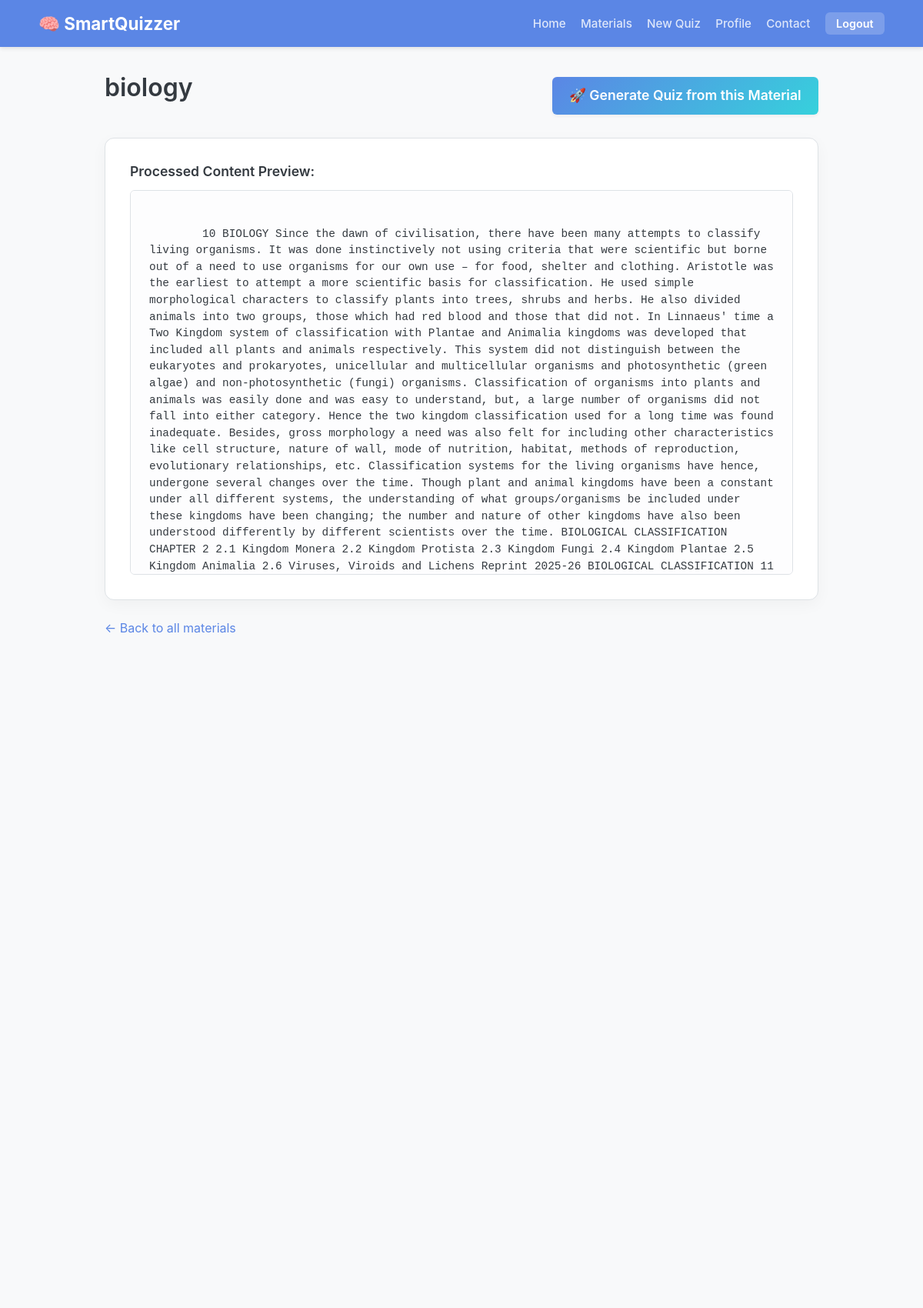
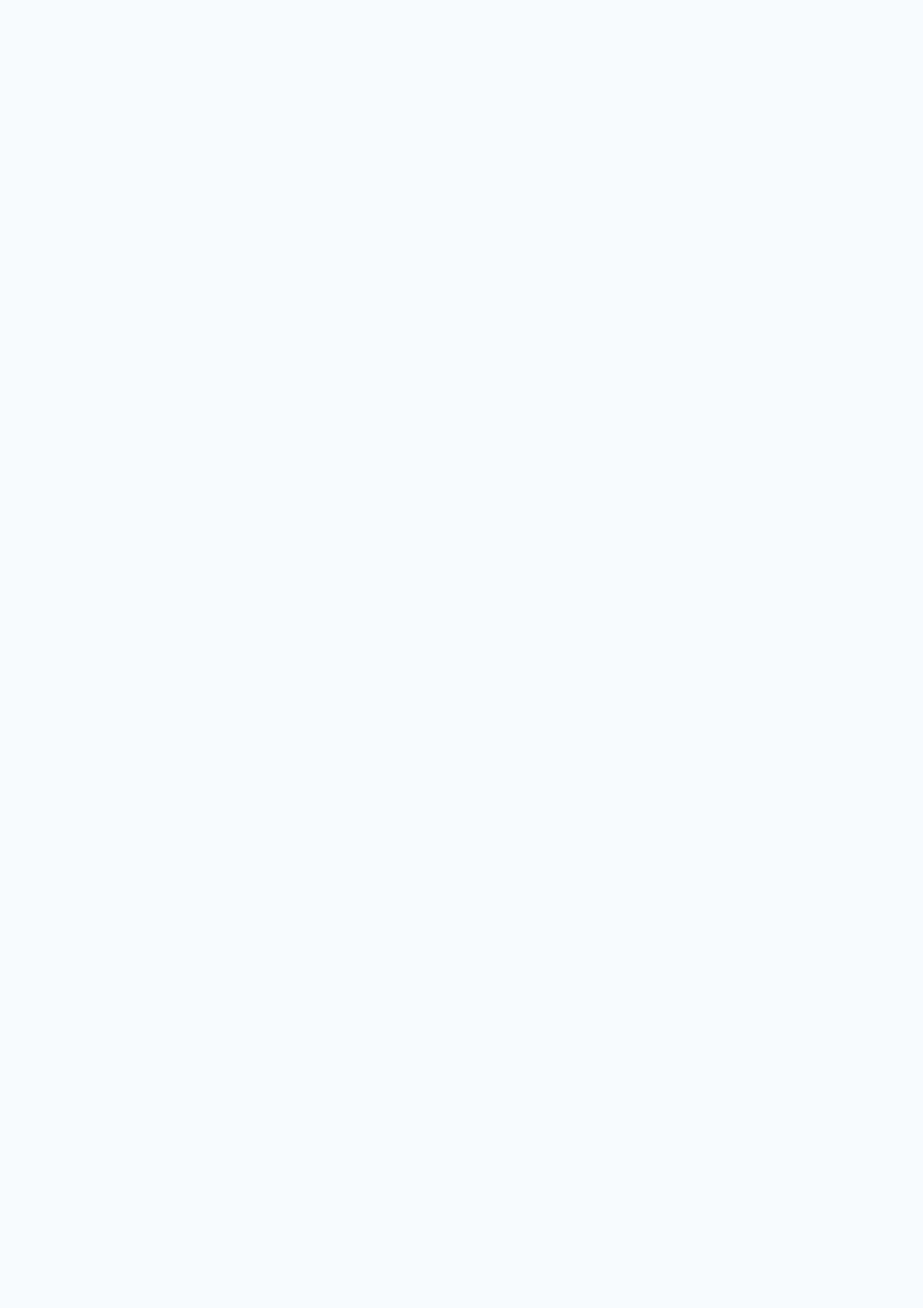
The app's page /material/4 (signed in, upper part) with its own data (2 pictures, top to bottom).
### app.py (models this page shows)
class LearningMaterial(db.Model):
    id = db.Column(db.Integer, primary_key=True)
    user_id = db.Column(db.Integer, db.ForeignKey('user.id'), nullable=False)
    title = db.Column(db.String(200), nullable=False)
    content = db.Column(db.Text, nullable=False) # The extracted text content
    material_type = db.Column(db.String(20), nullable=False) # 'pdf', 'url', 'text'
    created_at = db.Column(db.DateTime, default=datetime.utcnow)

### app.py (the view)
@app.route('/material/<int:material_id>')
@login_required
def view_material(material_id):
    material = LearningMaterial.query.filter_by(id=material_id, user_id=session['user_id']).first_or_404()
    return render_template('view_material.html', material=material)

### app.py (called while the page is built)
def login_required(f):
    @functools.wraps(f)
    def decorated_function(*args, **kwargs):
        if 'user_id' not in session:
            flash('Please log in to access this page.', 'warning')
            return redirect(url_for('login'))
        return f(*args, **kwargs)
    return decorated_function

### templates/view_material.html (shortened to what this page needs)
{% extends "base.html" %}
{% block content %}
<div style="display: flex; justify-content: space-between; align-items: center; margin-bottom: 1.5rem;">
    <h1>{{ material.title }}</h1>
    <a href="{{ url_for('quiz', material_id=material.id) }}" class="btn btn-primary" style="font-size: 1.1rem;">
        🚀 Generate Quiz from this Material
    </a>
</div>
<div class="card">
    <h3>Processed Content Preview:</h3>
    <div class="material-content-box">
        {{ material.content }}
    </div>
</div>
<a href="{{ url_for('list_materials') }}" class="mt-2">&larr; Back to all materials</a>
{% endblock %}

### static/style.css (style rules this page uses)
:root { --primary-color: #5b86e5; --primary-dark: #36d1dc; --secondary-color: #6a89cc; --light-color: #f8f9fa; --dark-color: #343a40; --text-color: #495057; --white-color: #fff; --success-color: #28a745; --success-light: #d4edda; --danger-color: #dc3545; --danger-light: #f8d7da; --warning-color: #ffc107; --warning-light: #fff3cd; --warning-text: #664d03; --info-color: #17a2b8; --info-light: #d1ecf1; --info-text: #055160; --border-color: #dee2e6; --shadow: 0 5px 15px rgba(0, 0, 0, 0.08); --border-radius: 6px; --primary-gradient: linear-gradient(135deg, var(--primary-color), var(--primary-dark)); }
* { box-sizing: border-box; margin: 0; padding: 0; }
body { font-family: -apple-system, BlinkMacSystemFont, "Segoe UI", Roboto, "Helvetica Neue", Arial, sans-serif; line-height: 1.6; background-color: var(--light-color); color: var(--text-color); display: flex; flex-direction: column; min-height: 100vh; font-size: 16px; }
a { color: var(--primary-color); text-decoration: none; transition: color 0.2s ease; }
h1, h2, h3 { color: var(--dark-color); margin-bottom: 1.25rem; font-weight: 600; line-height: 1.3; }
h1 { font-size: 2rem; }
h3 { font-size: 1.3rem; }
.btn { display: inline-block; padding: 0.7rem 1.4rem; font-size: 0.95rem; font-weight: 600; border: none; border-radius: var(--border-radius); cursor: pointer; transition: all 0.2s ease; text-align: center; box-shadow: 0 2px 4px rgba(0,0,0,0.05); line-height: 1.5; }
.btn-primary { background: var(--primary-gradient); color: var(--white-color); border: none; }
.mt-2 { margin-top: 1rem; }
.card { background: var(--white-color); border-radius: var(--border-radius); box-shadow: var(--shadow); padding: 2rem; margin-bottom: 1.5rem; border: 1px solid var(--border-color); }
.material-content-box { background: #fdfdfe; padding: 1.5rem; border-radius: var(--border-radius); max-height: 500px; overflow-y: auto; border: 1px solid var(--border-color); white-space: pre-wrap; word-wrap: break-word; font-family: SFMono-Regular, Menlo, Monaco, Consolas, "Liberation Mono", "Courier New", monospace; color: var(--dark-color); line-height: 1.5; font-size: 0.9rem; }
.card h3 { margin: 0 0 .75rem 0; font-size: 1.1rem; color: var(--dark-color); }
.analytics-grid, .chart-container, .card { box-shadow: 0 6px 20px rgba(0,0,0,.04); border-radius: 12px; }
.card { border: 1px solid var(--border-color); background: var(--white-color); }

### records on screen
LearningMaterial: title "biology", content "10 BIOLOGY Since the dawn of civilisation, there have been many attempts to classify living organisms. It was done instinctively not using criteria that were scientific but borne out of a need to use organisms for our own use – for food, shelter and clothing. Aristotle was the earliest to attempt a more scientific basis for classification. He used simple morphological characters to classify plants into trees, shrubs and herbs. He also divided animals into two groups, those which had red blood and those that did not. In Linnaeus' time a Two Kingdom system of classification with Plantae and Animalia kingdoms was developed that included all plants and animals respectively. This system did not…"
